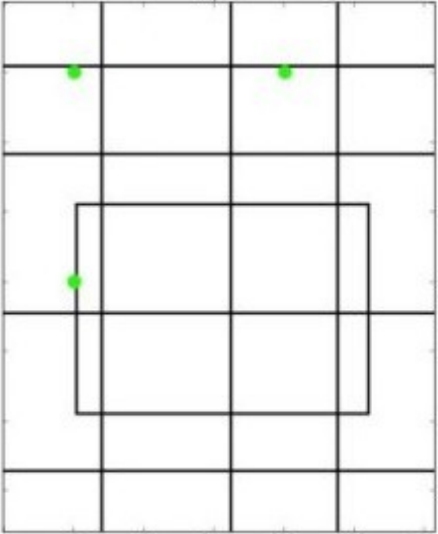
#> input picture Practica_9.2/drawing.PNG, 438 x 534 px, found by its file name
$ python 2.py
#> lines starting #> are read from the running program, lines starting #| are printed output that depends on the picture
import numpy as np
import math
from matplotlib import pyplot as plt
import cv2

img = cv2.imread('drawing.png')
#> img is the input picture: shape (534, 438, 3); mean B, G, R 238.3, 238.8, 238.4
rows,cols,ch = img.shape
#> rows = 534; cols = 438; ch = 3
def getAffine(A,B):
    A=np.float32([ [A[0][0],A[0][1],1] , [A[1][0],A[1][1],1] , [A[2][0],A[2][1],1] ])
    A=A.T
    A=np.linalg.inv(A)
    B = B.T
    MATR = B.dot(A)
    return MATR

pts1 = np.float32([[50,50],[200,50],[50,200]])
pts2 = np.float32([[10,100],[200,50],[100,250]])

M = cv2.getAffineTransform(pts1,pts2)
N=getAffine(pts1,pts2)

dst1 = cv2.warpAffine(img,M,(cols,rows))
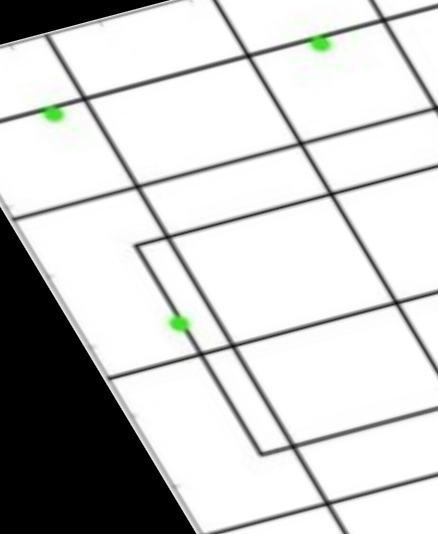
#> dst1: shape (534, 438, 3); mean B, G, R 201.7, 202.4, 201.8
dst2 = cv2.warpAffine(img,N,(cols,rows))

plt.subplot(121),plt.imshow(dst1),plt.title('OpenCV')
plt.subplot(122),plt.imshow(dst2),plt.title('MANUAL')
plt.show()
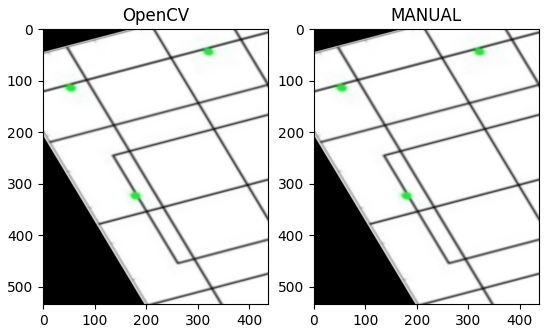
#> figure drawn by matplotlib, 2 panels; B, G, R data is drawn as R, G, B
